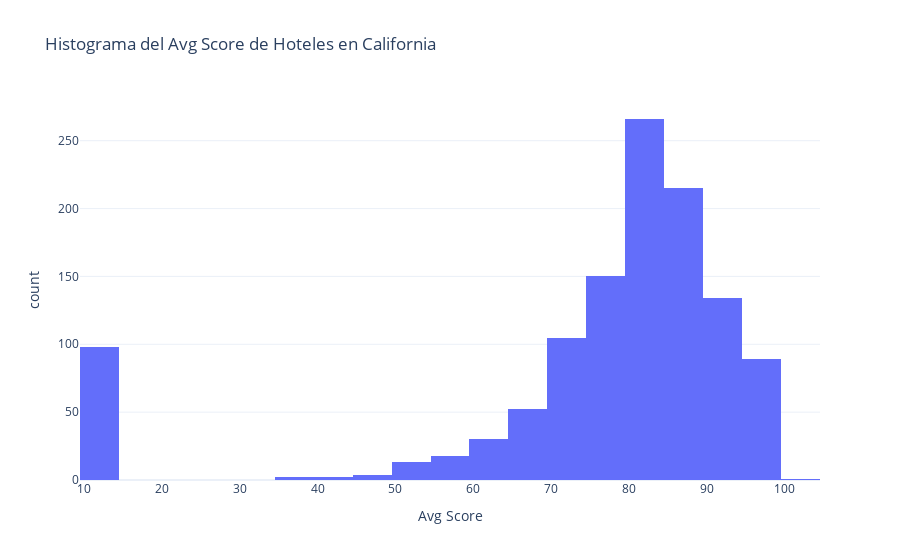

Notebook cell for this chart:
### Code cell
import plotly.express as px

# Filtrar los valores no nulos de la columna 'avg_score'
df_avg_scores = df_california_hotels[df_california_hotels['avg_score'].notnull()]

# Crear el histograma
fig = px.histogram(df_avg_scores, x='avg_score',
                   title='Histograma del Avg Score de Hoteles en California',
                   labels={'avg_score': 'Avg Score', 'count': 'Cantidad de Hoteles'},
                   template='plotly_white')

# Mostrar el gráfico
fig.show()

### Figure 1 — Plotly figure (JSON) as saved in the notebook; plotly's stock layout.template omitted (floating-point values rounded to 4 significant figures; data arrays with more than 128 entries replaced by an {"elided": "..."} marker saying what was removed)
{"data": [{"alignmentgroup": "True", "bingroup": "x", "hovertemplate": "Avg Score=%{x}<br>count=%{y}<extra></extra>", "legendgroup": "", "marker": {"color": "#636efa", "pattern": {"shape": ""}}, "name": "", "offsetgroup": "", "orientation": "v", "showlegend": false, "type": "histogram", "x": {"elided": "1179 int values"}, "xaxis": "x", "yaxis": "y"}], "layout": {"barmode": "relative", "legend": {"tracegroupgap": 0}, "title": {"text": "Histograma del Avg Score de Hoteles en California"}, "xaxis": {"anchor": "y", "domain": [0, 1], "title": {"text": "Avg Score"}}, "yaxis": {"anchor": "x", "domain": [0, 1], "title": {"text": "count"}}}}
